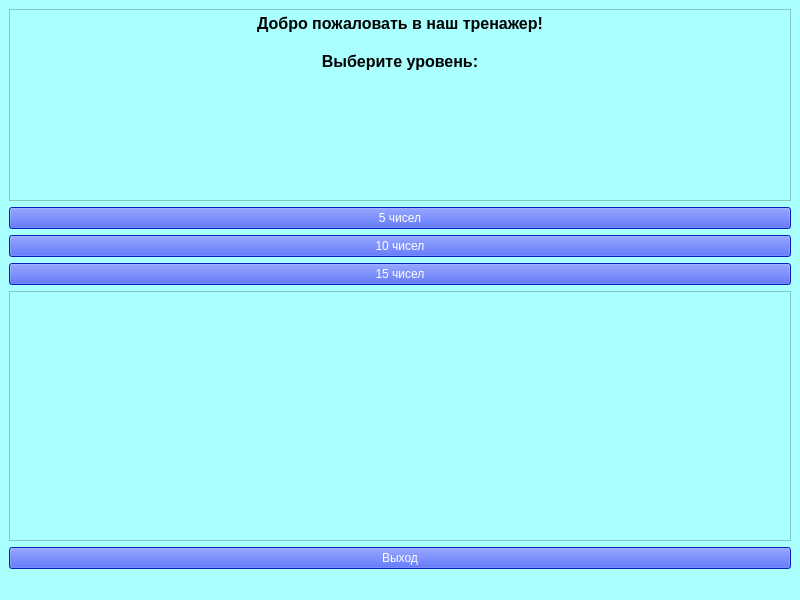
<?xml version="1.0" encoding="UTF-8"?>
<ui version="4.0">
 <class>menu</class>
 <widget class="QMainWindow" name="menu">
  <property name="geometry">
   <rect>
    <x>0</x>
    <y>0</y>
    <width>800</width>
    <height>600</height>
   </rect>
  </property>
  <property name="windowTitle">
   <string>MainWindow</string>
  </property>
  <property name="styleSheet">
   <string notr="true">background-color: rgb(170, 255, 255);</string>
  </property>
  <widget class="QWidget" name="centralwidget">
   <layout class="QHBoxLayout" name="horizontalLayout">
    <item>
     <layout class="QVBoxLayout" name="verticalLayout_3">
      <item>
       <layout class="QVBoxLayout" name="verticalLayout_2">
        <item>
         <widget class="QTextEdit" name="textEdit">
          <property name="readOnly">
           <bool>true</bool>
          </property>
          <property name="html">
           <string>&lt;!DOCTYPE HTML PUBLIC &quot;-//W3C//DTD HTML 4.0//EN&quot; &quot;http://www.w3.org/TR/REC-html40/strict.dtd&quot;&gt;
&lt;html&gt;&lt;head&gt;&lt;meta name=&quot;qrichtext&quot; content=&quot;1&quot; /&gt;&lt;meta charset=&quot;utf-8&quot; /&gt;&lt;style type=&quot;text/css&quot;&gt;
p, li { white-space: pre-wrap; }
hr { height: 1px; border-width: 0; }
li.unchecked::marker { content: &quot;\2610&quot;; }
li.checked::marker { content: &quot;\2612&quot;; }
&lt;/style&gt;&lt;/head&gt;&lt;body style=&quot; font-family:'Segoe UI'; font-size:9pt; font-weight:400; font-style:normal;&quot;&gt;
&lt;p align=&quot;center&quot; style=&quot; margin-top:0px; margin-bottom:0px; margin-left:0px; margin-right:0px; -qt-block-indent:0; text-indent:0px;&quot;&gt;&lt;span style=&quot; font-size:12pt; font-weight:700;&quot;&gt;Добро пожаловать в наш тренажер!&lt;/span&gt;&lt;/p&gt;
&lt;p style=&quot;-qt-paragraph-type:empty; margin-top:0px; margin-bottom:0px; margin-left:0px; margin-right:0px; -qt-block-indent:0; text-indent:0px; font-size:12pt; font-weight:700;&quot;&gt;&lt;br /&gt;&lt;/p&gt;
&lt;p align=&quot;center&quot; style=&quot; margin-top:0px; margin-bottom:0px; margin-left:0px; margin-right:0px; -qt-block-indent:0; text-indent:0px;&quot;&gt;&lt;span style=&quot; font-size:12pt; font-weight:700;&quot;&gt;Выберите уровень:&lt;/span&gt;&lt;/p&gt;&lt;/body&gt;&lt;/html&gt;</string>
          </property>
         </widget>
        </item>
        <item>
         <layout class="QVBoxLayout" name="verticalLayout">
          <item>
           <widget class="QPushButton" name="five_numbers">
            <property name="styleSheet">
             <string notr="true">color: rgb(255, 255, 255);
background-color: rgb(7, 44, 255);</string>
            </property>
            <property name="text">
             <string>5 чисел</string>
            </property>
           </widget>
          </item>
          <item>
           <widget class="QPushButton" name="ten_numbers">
            <property name="styleSheet">
             <string notr="true">color: rgb(255, 255, 255);
background-color: rgb(7, 44, 255);</string>
            </property>
            <property name="text">
             <string>10 чисел</string>
            </property>
           </widget>
          </item>
          <item>
           <widget class="QPushButton" name="fifteen_numbers">
            <property name="styleSheet">
             <string notr="true">color: rgb(255, 255, 255);
background-color: rgb(7, 44, 255);</string>
            </property>
            <property name="text">
             <string>15 чисел</string>
            </property>
           </widget>
          </item>
         </layout>
        </item>
       </layout>
      </item>
      <item>
       <widget class="QTextEdit" name="textEdit_2">
        <property name="readOnly">
         <bool>true</bool>
        </property>
       </widget>
      </item>
      <item>
       <widget class="QPushButton" name="exit">
        <property name="styleSheet">
         <string notr="true">color: rgb(255, 255, 255);
background-color: rgb(7, 44, 255);</string>
        </property>
        <property name="text">
         <string>Выход</string>
        </property>
       </widget>
      </item>
     </layout>
    </item>
   </layout>
  </widget>
  <widget class="QMenuBar" name="menubar">
   <property name="geometry">
    <rect>
     <x>0</x>
     <y>0</y>
     <width>800</width>
     <height>33</height>
    </rect>
   </property>
  </widget>
  <widget class="QStatusBar" name="statusbar"/>
 </widget>
 <resources/>
 <connections/>
</ui>
